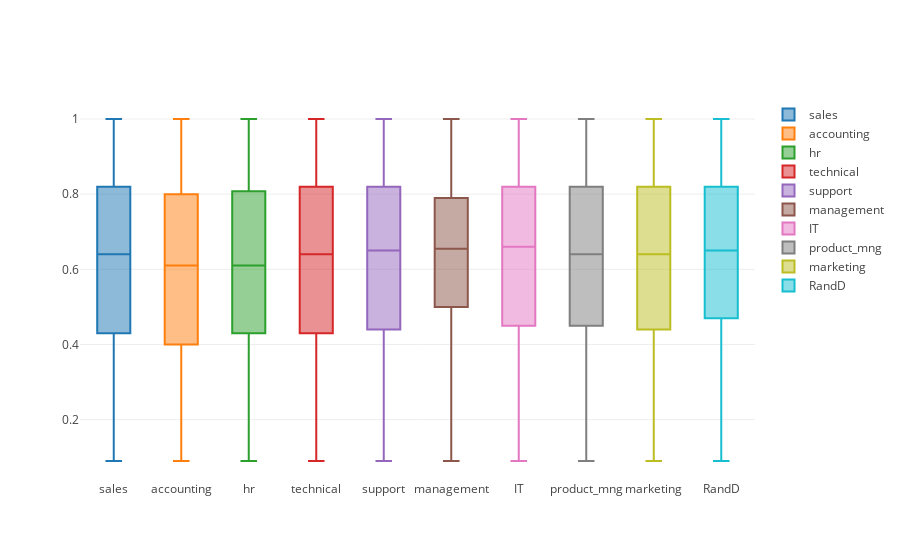

Source (notebook cell):
### Code cell
data4 = []

for genre in data.sales.unique():
    data4.append(
        go.Box(y=data[data.sales==genre].satisfaction_level, 
               name=genre)
    )
iplot(data4, show_link = False)

### Figure 1 — Plotly figure (JSON) as saved in the notebook; plotly's stock layout.template omitted (floating-point values rounded to 4 significant figures; data arrays with more than 128 entries replaced by an {"elided": "..."} marker saying what was removed)
{"data": [{"name": "sales", "type": "box", "uid": "130b12da-d2dd-11e8-86f5-a0c589446c76", "y": {"elided": "4140 float values"}}, {"name": "accounting", "type": "box", "uid": "130b12db-d2dd-11e8-aad7-a0c589446c76", "y": {"elided": "767 float values"}}, {"name": "hr", "type": "box", "uid": "130b12dc-d2dd-11e8-b292-a0c589446c76", "y": {"elided": "739 float values"}}, {"name": "technical", "type": "box", "uid": "130b12dd-d2dd-11e8-8b62-a0c589446c76", "y": {"elided": "2720 float values"}}, {"name": "support", "type": "box", "uid": "130b12de-d2dd-11e8-9245-a0c589446c76", "y": {"elided": "2229 float values"}}, {"name": "management", "type": "box", "uid": "130b3a0c-d2dd-11e8-a913-a0c589446c76", "y": {"elided": "630 float values"}}, {"name": "IT", "type": "box", "uid": "130b3a0d-d2dd-11e8-a96a-a0c589446c76", "y": {"elided": "1227 float values"}}, {"name": "product_mng", "type": "box", "uid": "130b3a0e-d2dd-11e8-b51e-a0c589446c76", "y": {"elided": "902 float values"}}, {"name": "marketing", "type": "box", "uid": "130b3a0f-d2dd-11e8-8e9c-a0c589446c76", "y": {"elided": "858 float values"}}, {"name": "RandD", "type": "box", "uid": "130b3a10-d2dd-11e8-8427-a0c589446c76", "y": {"elided": "787 float values"}}], "layout": {}}
